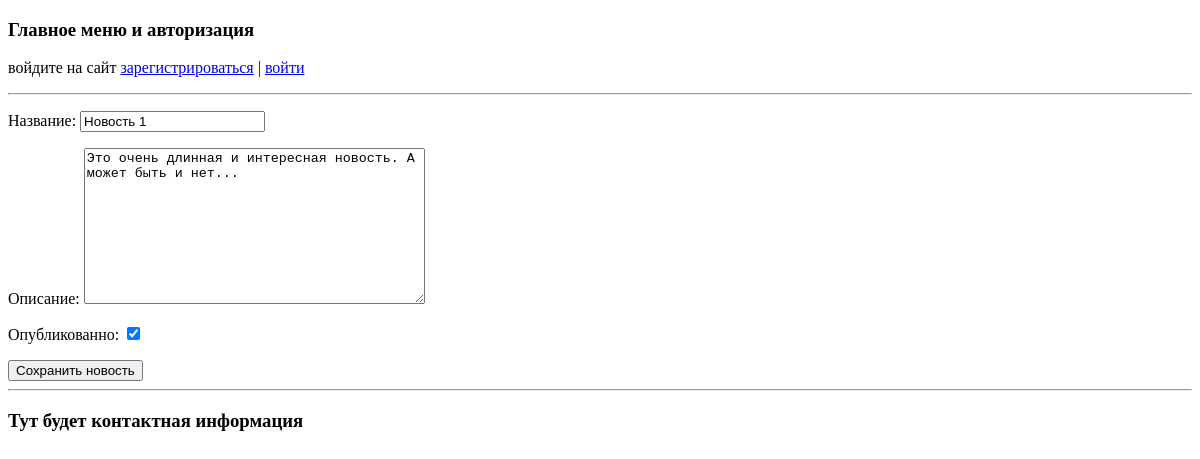
The page /news/1/edit/ on the database as committed earlier.
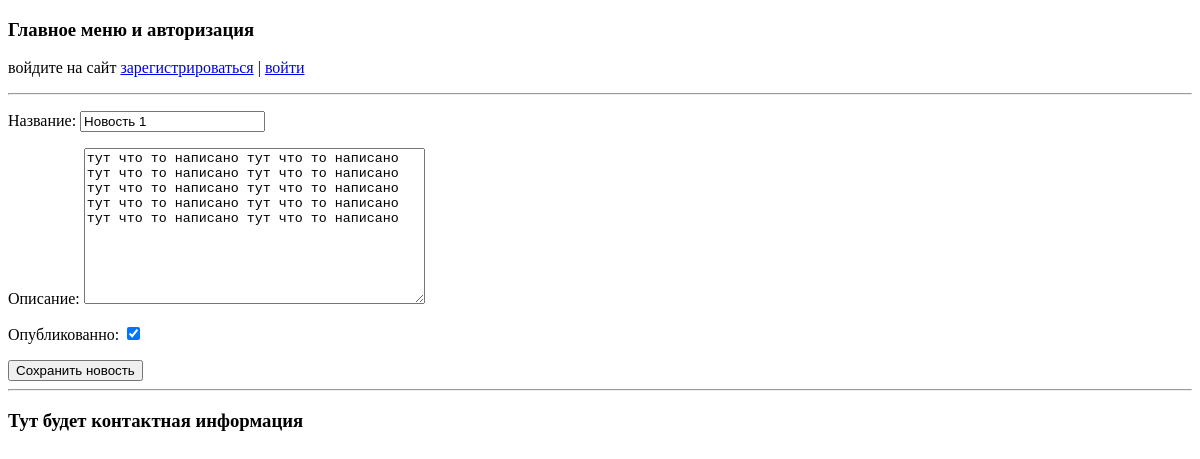
The same page on the database as committed later.
### news/models.py (models this page shows, shortened)
class New(models.Model):
    title = models.CharField(max_length=1000, verbose_name='Название')
    description = models.TextField(default='', verbose_name='Описание')
    publish = models.BooleanField(default=False, verbose_name='Опубликованно')
    time_create = models.DateTimeField(auto_now_add=True, verbose_name='Создана')
    time_update = models.DateTimeField(auto_now=True, verbose_name='Отредактированно')
    class Meta:
        verbose_name = 'Новость'
        verbose_name_plural = 'Новости'

### news/views.py (the view, shortened to what this page needs)
# urls.py: path('news/<int:pk>/edit/', NewEditView.as_view(), name='edit_new'),
class NewEditView(View):
    def get(self, request, pk):
        new = New.objects.get(id=pk)
        new_form = NewForm(instance=new)
        return render(request, 'news/edit_new.html', context={'new_form': new_form, 'pk': pk})

### news/forms.py
class NewForm(forms.ModelForm):
    class Meta:
        model = New
        fields = '__all__'

### templates/news/edit_new.html (shortened to what this page needs)
{% extends "index.html" %}
{% block content %}
    <form method="post" action="{% url 'edit_new' pk %}">
        {{new_form.as_p}}
        <button type="submit">Сохранить новость</button>
    </form>
{% endblock %}

Rows that differ between the two databases and show on the page:
changed New "Новость 1": description "Это очень длинная и интересная новость. А может быть и нет..." → "тут что то написано тут что то написано тут что то написано тут что то написано тут что то написано тут что то написано тут что то написано тут что то написано тут что то написано тут что то написано"
